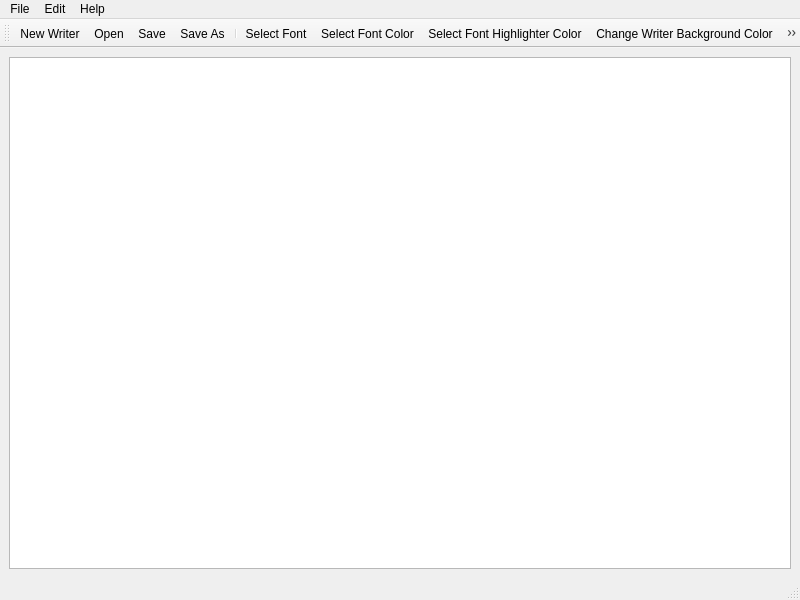
<?xml version="1.0" encoding="UTF-8"?>
<ui version="4.0">
 <class>NotesWriter</class>
 <widget class="QMainWindow" name="NotesWriter">
  <property name="geometry">
   <rect>
    <x>0</x>
    <y>0</y>
    <width>800</width>
    <height>600</height>
   </rect>
  </property>
  <property name="windowTitle">
   <string>MainWindow</string>
  </property>
  <widget class="QWidget" name="centralwidget">
   <layout class="QVBoxLayout" name="verticalLayout">
    <item>
     <layout class="QVBoxLayout" name="verticalLayout_1">
      <item>
       <widget class="QTextEdit" name="textEdit"/>
      </item>
     </layout>
    </item>
   </layout>
  </widget>
  <widget class="QMenuBar" name="menubar">
   <property name="geometry">
    <rect>
     <x>0</x>
     <y>0</y>
     <width>800</width>
     <height>25</height>
    </rect>
   </property>
   <widget class="QMenu" name="menuFile">
    <property name="title">
     <string>File</string>
    </property>
    <addaction name="actionNew_Writer"/>
    <addaction name="actionOpen"/>
    <addaction name="separator"/>
    <addaction name="actionSave"/>
    <addaction name="actionSave_As"/>
    <addaction name="separator"/>
    <addaction name="actionPrint"/>
    <addaction name="separator"/>
    <addaction name="actionClose_Writer"/>
   </widget>
   <widget class="QMenu" name="menuEdit">
    <property name="title">
     <string>Edit</string>
    </property>
    <addaction name="actionCut"/>
    <addaction name="actionCopy"/>
    <addaction name="actionPaste"/>
    <addaction name="separator"/>
    <addaction name="actionSelect_Font"/>
    <addaction name="actionSelect_Font_Color"/>
    <addaction name="actionSelect_Font_Highlighter_Color"/>
    <addaction name="actionChange_Writer_Background_Color"/>
    <addaction name="separator"/>
    <addaction name="actionUndo"/>
    <addaction name="actionRedo"/>
   </widget>
   <widget class="QMenu" name="menuHelp">
    <property name="title">
     <string>Help</string>
    </property>
    <addaction name="actionAbout_Writer"/>
    <addaction name="actionAbout_QT"/>
    <addaction name="separator"/>
    <addaction name="actionGo_to_Google"/>
    <addaction name="actionGo_to_University_of_Plymouth"/>
   </widget>
   <addaction name="menuFile"/>
   <addaction name="menuEdit"/>
   <addaction name="menuHelp"/>
  </widget>
  <widget class="QStatusBar" name="statusbar"/>
  <widget class="QToolBar" name="toolBar">
   <property name="windowTitle">
    <string>toolBar</string>
   </property>
   <attribute name="toolBarArea">
    <enum>TopToolBarArea</enum>
   </attribute>
   <attribute name="toolBarBreak">
    <bool>false</bool>
   </attribute>
   <addaction name="actionNew_Writer"/>
   <addaction name="actionOpen"/>
   <addaction name="actionSave"/>
   <addaction name="actionSave_As"/>
   <addaction name="separator"/>
   <addaction name="actionSelect_Font"/>
   <addaction name="actionSelect_Font_Color"/>
   <addaction name="actionSelect_Font_Highlighter_Color"/>
   <addaction name="actionChange_Writer_Background_Color"/>
   <addaction name="separator"/>
   <addaction name="actionCut"/>
   <addaction name="actionCopy"/>
   <addaction name="actionPaste"/>
   <addaction name="separator"/>
   <addaction name="actionUndo"/>
   <addaction name="actionRedo"/>
  </widget>
  <action name="actionNew_Writer">
   <property name="icon">
    <iconset resource="images.qrc">
     <normaloff>:/images/img/newfile.png</normaloff>:/images/img/newfile.png</iconset>
   </property>
   <property name="text">
    <string>New Writer</string>
   </property>
   <property name="statusTip">
    <string>Click to create a New Writer sheet.</string>
   </property>
   <property name="shortcut">
    <string>Ctrl+N</string>
   </property>
  </action>
  <action name="actionOpen">
   <property name="icon">
    <iconset resource="images.qrc">
     <normaloff>:/images/img/openfile.png</normaloff>:/images/img/openfile.png</iconset>
   </property>
   <property name="text">
    <string>Open</string>
   </property>
   <property name="statusTip">
    <string>Click to Open an existing text document.</string>
   </property>
   <property name="shortcut">
    <string>Ctrl+O</string>
   </property>
  </action>
  <action name="actionSave">
   <property name="icon">
    <iconset resource="images.qrc">
     <normaloff>:/images/img/save2.png</normaloff>:/images/img/save2.png</iconset>
   </property>
   <property name="text">
    <string>Save</string>
   </property>
   <property name="statusTip">
    <string>Save this document.</string>
   </property>
   <property name="shortcut">
    <string>Ctrl+S</string>
   </property>
  </action>
  <action name="actionSave_As">
   <property name="icon">
    <iconset resource="images.qrc">
     <normaloff>:/images/img/save.png</normaloff>:/images/img/save.png</iconset>
   </property>
   <property name="text">
    <string>Save As...</string>
   </property>
   <property name="statusTip">
    <string>Save this document as...</string>
   </property>
   <property name="shortcut">
    <string>Ctrl+Shift+S</string>
   </property>
  </action>
  <action name="actionPrint">
   <property name="text">
    <string>Print</string>
   </property>
   <property name="statusTip">
    <string>Print this document.</string>
   </property>
   <property name="shortcut">
    <string>Ctrl+P</string>
   </property>
  </action>
  <action name="actionClose_Writer">
   <property name="text">
    <string>Close Writer</string>
   </property>
   <property name="statusTip">
    <string>Exit from this window.</string>
   </property>
  </action>
  <action name="actionCut">
   <property name="icon">
    <iconset resource="images.qrc">
     <normaloff>:/images/img/cut.png</normaloff>:/images/img/cut.png</iconset>
   </property>
   <property name="text">
    <string>Cut</string>
   </property>
   <property name="statusTip">
    <string>Cut.</string>
   </property>
   <property name="whatsThis">
    <string/>
   </property>
   <property name="shortcut">
    <string>Ctrl+X</string>
   </property>
  </action>
  <action name="actionCopy">
   <property name="icon">
    <iconset resource="images.qrc">
     <normaloff>:/images/img/copy.png</normaloff>:/images/img/copy.png</iconset>
   </property>
   <property name="text">
    <string>Copy</string>
   </property>
   <property name="statusTip">
    <string>Copy.</string>
   </property>
   <property name="shortcut">
    <string>Ctrl+C</string>
   </property>
  </action>
  <action name="actionPaste">
   <property name="icon">
    <iconset resource="images.qrc">
     <normaloff>:/images/img/paste2.png</normaloff>:/images/img/paste2.png</iconset>
   </property>
   <property name="text">
    <string>Paste</string>
   </property>
   <property name="statusTip">
    <string>Paste.</string>
   </property>
   <property name="shortcut">
    <string>Ctrl+V</string>
   </property>
  </action>
  <action name="actionSelect_Font">
   <property name="icon">
    <iconset resource="images.qrc">
     <normaloff>:/images/img/textedit2.png</normaloff>:/images/img/textedit2.png</iconset>
   </property>
   <property name="text">
    <string>Select Font...</string>
   </property>
   <property name="toolTip">
    <string>Edit font family, font size etc...</string>
   </property>
   <property name="statusTip">
    <string>Edit font family, font size etc...</string>
   </property>
  </action>
  <action name="actionSelect_Font_Color">
   <property name="icon">
    <iconset resource="images.qrc">
     <normaloff>:/images/img/changetextcolor.png</normaloff>:/images/img/changetextcolor.png</iconset>
   </property>
   <property name="text">
    <string>Select Font Color...</string>
   </property>
   <property name="toolTip">
    <string>Change the color of the selected text.</string>
   </property>
   <property name="statusTip">
    <string>Change the color of the selected text.</string>
   </property>
  </action>
  <action name="actionSelect_Font_Highlighter_Color">
   <property name="icon">
    <iconset resource="images.qrc">
     <normaloff>:/images/img/highlight.png</normaloff>:/images/img/highlight.png</iconset>
   </property>
   <property name="text">
    <string>Select Font Highlighter Color...</string>
   </property>
   <property name="toolTip">
    <string>Makes text pop by highlighting it. </string>
   </property>
   <property name="statusTip">
    <string>Makes text pop by highlighting it. </string>
   </property>
  </action>
  <action name="actionChange_Writer_Background_Color">
   <property name="icon">
    <iconset resource="images.qrc">
     <normaloff>:/images/img/paintbucket.png</normaloff>:/images/img/paintbucket.png</iconset>
   </property>
   <property name="text">
    <string>Change Writer Background Color...</string>
   </property>
   <property name="toolTip">
    <string>Change the color of the Writer background.</string>
   </property>
   <property name="statusTip">
    <string>Change the color of the Writer background.</string>
   </property>
  </action>
  <action name="actionUndo">
   <property name="icon">
    <iconset resource="images.qrc">
     <normaloff>:/images/img/undo.png</normaloff>:/images/img/undo.png</iconset>
   </property>
   <property name="text">
    <string>Undo</string>
   </property>
   <property name="statusTip">
    <string>Undo.</string>
   </property>
   <property name="shortcut">
    <string>Ctrl+Z</string>
   </property>
  </action>
  <action name="actionRedo">
   <property name="icon">
    <iconset resource="images.qrc">
     <normaloff>:/images/img/redo.png</normaloff>:/images/img/redo.png</iconset>
   </property>
   <property name="text">
    <string>Redo</string>
   </property>
   <property name="statusTip">
    <string>Redo.</string>
   </property>
   <property name="shortcut">
    <string>Ctrl+Y</string>
   </property>
  </action>
  <action name="actionAbout_Writer">
   <property name="text">
    <string>About MyNotebook Writer</string>
   </property>
   <property name="statusTip">
    <string>About MyNotebook Writer</string>
   </property>
  </action>
  <action name="actionAbout_QT">
   <property name="text">
    <string>About QT</string>
   </property>
   <property name="statusTip">
    <string>About QT</string>
   </property>
  </action>
  <action name="actionGo_to_Google">
   <property name="icon">
    <iconset resource="images.qrc">
     <normaloff>:/images/img/google.png</normaloff>:/images/img/google.png</iconset>
   </property>
   <property name="text">
    <string>Go to Google...</string>
   </property>
   <property name="toolTip">
    <string>Click to open Google from the web browser.</string>
   </property>
   <property name="statusTip">
    <string>Click to open Google from the web browser.</string>
   </property>
  </action>
  <action name="actionGo_to_University_of_Plymouth">
   <property name="icon">
    <iconset resource="images.qrc">
     <normaloff>:/images/img/plymouth32.png</normaloff>:/images/img/plymouth32.png</iconset>
   </property>
   <property name="text">
    <string>Go to University of Plymouth...</string>
   </property>
   <property name="toolTip">
    <string>Click to open University of Plymouth Website from the web browser.</string>
   </property>
   <property name="statusTip">
    <string>Click to open University of Plymouth Website from the web browser.</string>
   </property>
  </action>
 </widget>
 <resources>
  <include location="images.qrc"/>
 </resources>
 <connections>
  <connection>
   <sender>textEdit</sender>
   <signal>textChanged()</signal>
   <receiver>NotesWriter</receiver>
   <slot>update()</slot>
   <hints>
    <hint type="sourcelabel">
     <x>352</x>
     <y>267</y>
    </hint>
    <hint type="destinationlabel">
     <x>442</x>
     <y>568</y>
    </hint>
   </hints>
  </connection>
 </connections>
</ui>
